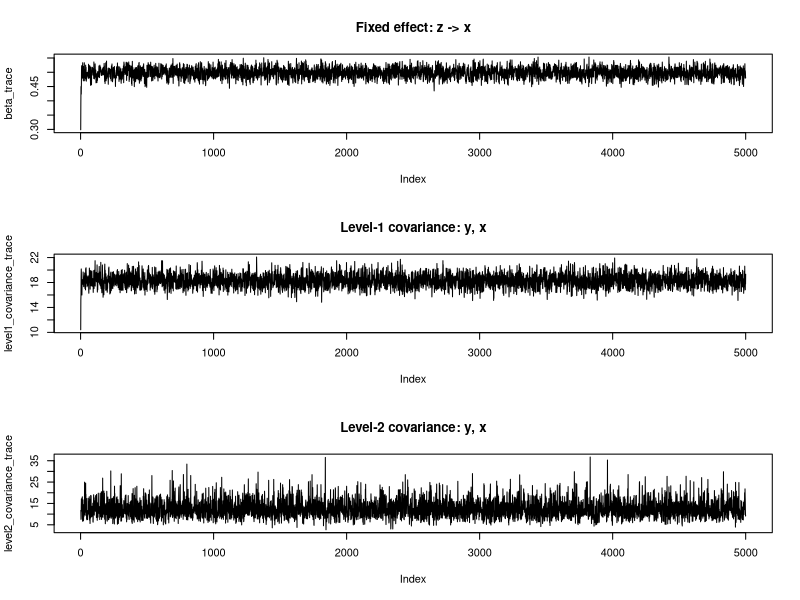
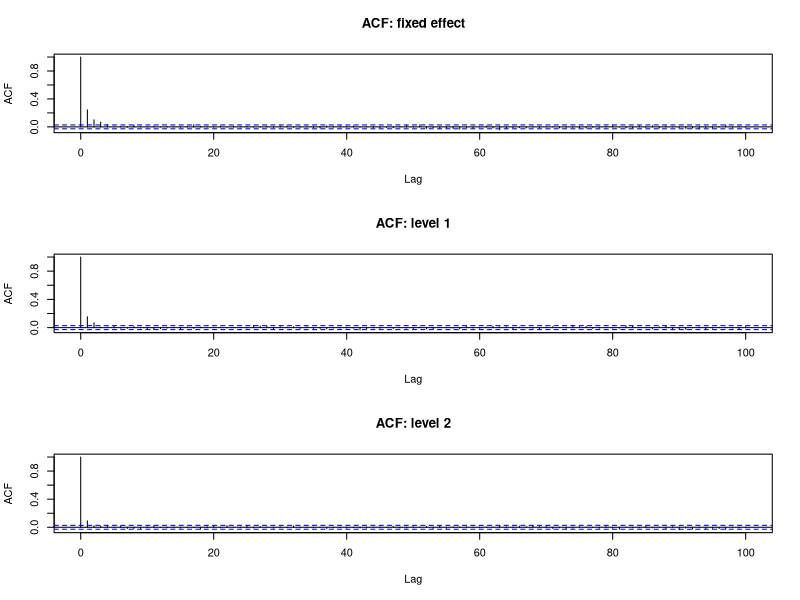

R code for these plots, in order:
# =============================================================================
# JOMO: SIMPLE MULTILEVEL MULTIPLE IMPUTATION EXAMPLE
# -----------------------------------------------------------------------------
# This version is designed to be run line-by-line, like the SMC-FCS example.
# It uses one MAR scenario and contains no user-written functions.
#
# The purpose is not just to obtain an answer. Each section isolates one stage
# of the multiple-imputation workflow so a new user can see the distinction
# between:
#   1. creating an imputation model,
#   2. checking the MCMC algorithm,
#   3. drawing several completed datasets,
#   4. fitting the substantive analysis model, and
#   5. pooling the analysis results with Rubin's rules.
#
# Run one numbered section at a time and inspect the objects it creates. The
# comments explain both what each line does and what a sensible result should
# look like.
#
# Required packages: jomo, lme4, mitml, coda
# =============================================================================

library(jomo)
library(lme4)
library(mitml)
library(coda)

set.seed(42)

# When the script is run with source(), sys.frame(1)$ofile contains the path to
# jomo_demo.R. This anchors the output folder beside the script rather than in
# whatever parent folder happens to be the current working directory.
if (sys.nframe() > 0 && !is.null(sys.frame(1)$ofile)) {
  project_directory <- dirname(normalizePath(sys.frame(1)$ofile))
} else {
  # Fallback when commands are run individually in the console.
  project_directory <- getwd()
}

output_directory <- file.path(project_directory, "jomo_example_output")
dir.create(output_directory, showWarnings = FALSE)

cat("\nJOMO example output folder:\n")
cat(normalizePath(output_directory), "\n")


# =============================================================================
# 1. BUILD A COMPLETE CLUSTERED DATASET
# -----------------------------------------------------------------------------
# There are 40 clusters with 25 people in each cluster, giving 1,000 rows.
# Think of a cluster as a school, clinic, neighborhood, or survey PSU, and each
# row as a person within that cluster. The people are the level-1 units and the
# clusters are the level-2 units.
#
# Both x and y contain cluster-specific random effects. Everyone in a cluster
# shares the same cluster effect, which makes observations within that cluster
# more alike than observations from different clusters. This is the dependence
# structure that motivates multilevel rather than single-level imputation.
#
# The final analysis model is:
#
#   y ~ x + z + (1 | cluster_id)
#
# The data-generating equations are approximately:
#
#   x_ij = 0.5*z_ij + cluster effect for x + individual error
#
#   y_ij = 2 + 0.8*x_ij + 1.5*z_ij
#          + cluster effect for y + individual error
#
# The subscript i represents a person and j represents a cluster. The true
# conditional coefficient of x in the y model is 0.8. Because the dataset is a
# random finite sample, the complete-data fitted estimate will be near 0.8 but
# will not normally equal it exactly.
# =============================================================================

n_clusters <- 40
people_per_cluster <- 25
n <- n_clusters * people_per_cluster

cluster_number <- rep(1:n_clusters, each = people_per_cluster)
cluster_id <- factor(cluster_number)

cluster_effect_x <- rnorm(n_clusters, mean = 0, sd = 3)
cluster_effect_y <- rnorm(n_clusters, mean = 0, sd = 4)

z <- rnorm(n, mean = 50, sd = 10)

x <- 0.5 * z +
  cluster_effect_x[cluster_number] +
  rnorm(n, mean = 0, sd = 5)

y <- 2 + 0.8 * x + 1.5 * z +
  cluster_effect_y[cluster_number] +
  rnorm(n, mean = 0, sd = 3)

# smoke is used only in the optional categorical section at the end.
p_smoke <- plogis(-0.5 + 0.03 * (z - 50) + 0.04 * (x - mean(x)))
smoke <- factor(
  rbinom(n, size = 1, prob = p_smoke),
  levels = c(0, 1),
  labels = c("no", "yes")
)

full <- data.frame(cluster_id, x, y, z, smoke)

cat("\n=== Section 1: complete clustered dataset ===\n")
print(head(full))
cat("\nRows:", nrow(full),
    "| clusters:", nlevels(full$cluster_id),
    "| observations per cluster:", people_per_cluster, "\n")

# The complete-data analysis is our best benchmark for this particular sample.
# The number 0.8 is the population-generating parameter, while complete_beta_x
# is what we would have estimated if no x values had been deleted. Later, JOMO
# should recover the complete-data result as closely as possible while also
# accounting for uncertainty about the missing values.
true_beta_x <- 0.8

complete_model <- lmer(
  y ~ x + z + (1 | cluster_id),
  data = full,
  REML = FALSE
)

complete_beta_x <- fixef(complete_model)["x"]
complete_se_x <- sqrt(vcov(complete_model)["x", "x"])

cat("\nGenerating beta_x:", true_beta_x, "\n")
cat("Complete-data estimate:", round(complete_beta_x, 3), "\n")


# =============================================================================
# 2. MAKE x MISSING UNDER MAR
# -----------------------------------------------------------------------------
# We deliberately hide some x values so that the original values remain known
# to us for evaluation. In real data, the missing values would be unknown.
#
# The probability that x is missing depends on y and z. Both variables remain
# fully observed. Therefore, once we condition on y and z, the missingness does
# not depend on the unseen value of x; this is a Missing At Random (MAR)
# mechanism.
#
# y receives most of the weight in mar_score. Consequently, missingness is
# related to the outcome, which can make complete-case analysis less reliable.
# JOMO is given both y and z and can use that information during imputation.
#
# scale() standardizes y and z before combining them so that their different
# units do not determine their influence. plogis() converts the score into a
# probability between zero and one. The intercept of -1 produces approximately
# 30% missingness, although the realized percentage varies randomly.
# =============================================================================

mar_score <- 0.85 * as.numeric(scale(y)) +
  0.15 * as.numeric(scale(z))

p_x_missing <- plogis(-1 + mar_score)
remove_x <- runif(n) < p_x_missing

dat_mar <- full
dat_mar$x[remove_x] <- NA

cat("\nMissing x:", sum(is.na(dat_mar$x)), "of", n, "rows\n")
cat("Percent missing:", round(100 * mean(is.na(dat_mar$x)), 1), "%\n")


# =============================================================================
# 3. WHAT JOMO IS DOING
# -----------------------------------------------------------------------------
# JOMO stands for Joint Modelling Multiple Imputation. The word "joint" is the
# key distinction. MICE generally cycles through variables and specifies a
# separate conditional regression for each incomplete variable. JOMO instead
# assumes that the variables in Y arise together from one multivariate model.
#
# Here, y and x are modeled jointly. Although y is complete, its covariance
# with x helps JOMO predict the missing x values. In other words, y does not
# need to be missing to be useful inside Y.
#
# Supplying cluster membership tells JOMO to estimate both within-cluster and
# between-cluster variation. The joint model can be summarized as:
#
#   (y_ij, x_ij)' = fixed effects of z + cluster random effects + residuals
#
# JOMO estimates covariance matrices for both the cluster random effects and
# the individual residuals. Those covariance matrices describe how y and x
# move together within clusters and between clusters.
#
# Estimation uses Markov chain Monte Carlo (MCMC). Conceptually, each iteration
# cycles through draws of:
#   - the missing x values given the current parameters and observed data;
#   - fixed-effect coefficients;
#   - cluster-specific random effects;
#   - within-cluster and between-cluster covariance matrices.
#
# Repeating these steps creates a Markov chain whose stable distribution is the
# posterior distribution under the joint model. Final imputations are draws
# from that distribution rather than single deterministic predictions.
#
# JOMO only creates the completed datasets. It does not by itself produce the
# final substantive coefficient of x. We obtain that coefficient later by
# fitting the analysis model to every completed dataset and pooling the fits.
# =============================================================================


# =============================================================================
# 4. CREATE THE JOMO INPUTS
# -----------------------------------------------------------------------------
# Native JOMO does not use one analysis-style formula. Instead, we explicitly
# construct the pieces of the joint imputation model.
#
# Y = variables modeled jointly. Missing values are allowed in Y. x belongs
#     here because it is incomplete. y also belongs here because its covariance
#     with x supplies predictive information about the missing x values.
#
# X = fully observed fixed-effect predictors for the joint outcomes. We include
#     an explicit intercept and z. Missing values are not allowed in X because
#     JOMO conditions on these predictors rather than imputing them in this
#     model. x is not placed in X because it is itself an incomplete joint
#     outcome.
#
# clus = one cluster identifier per row. Supplying clus activates JOMO's
#        two-level model and allows different clusters to have different random
#        intercepts.
#
# JOMO also has an argument called Z for the random-effect design matrix. We
# omit it here, so JOMO uses a column of ones: a random intercept for y and a
# random intercept for x. A more advanced model could supply Z to request
# random slopes.
# =============================================================================

Y <- data.frame(
  y = dat_mar$y,
  x = dat_mar$x
)

X <- data.frame(
  intercept = rep(1, n),
  z = dat_mar$z
)

clus <- data.frame(
  cluster_id = dat_mar$cluster_id
)

cat("\n=== Section 4: JOMO input dimensions ===\n")
cat("Y:", nrow(Y), "rows x", ncol(Y), "joint outcomes\n")
cat("X:", nrow(X), "rows x", ncol(X), "fixed-effect columns\n")
cat("Clusters:", length(unique(clus$cluster_id)), "\n")

# Expected dimensions are 1,000 x 2 for both Y and X, with 40 clusters. When
# the sampler runs, JOMO should report jomo1rancon: "ran" indicates random
# effects and "con" indicates that all joint outcomes are continuous.


# =============================================================================
# 5. CHECK MCMC CONVERGENCE
# -----------------------------------------------------------------------------
# Before using draws as imputations, we need evidence that the Markov chain has
# reached a stable region and is mixing adequately. If the chain is still
# drifting from its starting values, the resulting imputations may depend too
# heavily on initialization rather than the intended posterior distribution.
#
# jomo.MCMCchain() runs the same underlying sampler used for imputation but
# returns its parameter history for diagnostic inspection. It does not create
# the final five completed datasets used in the analysis.
#
# JOMO estimates many parameters, so a full analysis should inspect several of
# them. For a manageable teaching example, we select three representative
# chains:
#   - beta_trace: a fixed effect describing the relationship between z and x;
#   - level1_covariance_trace: association between y and x among individuals
#     after accounting for fixed effects and cluster random effects;
#   - level2_covariance_trace: association between the cluster random effects
#     for y and x.
#
# Covariance parameters are included because they can mix more slowly than
# ordinary regression coefficients and are central to multilevel imputation.
# =============================================================================

set.seed(500)

diagnostic_chain <- jomo.MCMCchain(
  Y = Y,
  X = X,
  clus = clus,
  nburn = 5000,
  output = 0
)

beta_trace <- as.numeric(
  diagnostic_chain$collectbeta["z", "x", ]
)

level1_covariance_trace <- as.numeric(
  diagnostic_chain$collectomega["y", "x", ]
)

level2_covariance_trace <- as.numeric(
  diagnostic_chain$collectcovu["y*Z1", "x*Z1", ]
)

# A trace plot displays the sampled parameter value at every iteration. A
# reassuring chain resembles a stable, irregular band: it moves around its
# typical value without a continuing upward trend, downward trend, or long
# periods stuck at one value. The band does not need to be perfectly smooth.
trace_plot_file <- file.path(
  output_directory,
  "jomo_trace_plots_MAR.png"
)

png(trace_plot_file, width = 1200, height = 900, res = 120)
par(mfrow = c(3, 1))
plot(beta_trace, type = "l", main = "Fixed effect: z -> x")
plot(level1_covariance_trace, type = "l", main = "Level-1 covariance: y, x")
plot(level2_covariance_trace, type = "l", main = "Level-2 covariance: y, x")
dev.off()

# An autocorrelation function (ACF) plot measures how strongly a draw is related
# to earlier draws. High autocorrelation at many lags means that the chain is
# moving slowly and contains less independent information. We want the bars to
# decline toward zero. This helps choose nbetween, the number of MCMC updates
# separating two saved completed datasets.
acf_plot_file <- file.path(
  output_directory,
  "jomo_acf_plots_MAR.png"
)

png(acf_plot_file, width = 1200, height = 900, res = 120)
par(mfrow = c(3, 1))
acf(beta_trace, lag.max = 100, main = "ACF: fixed effect")
acf(level1_covariance_trace, lag.max = 100, main = "ACF: level 1")
acf(level2_covariance_trace, lag.max = 100, main = "ACF: level 2")
dev.off()

cat("\n=== Section 5: saved MCMC diagnostics ===\n")
cat("Trace plots:", normalizePath(trace_plot_file), "\n")
cat("ACF plots  :", normalizePath(acf_plot_file), "\n")
cat("Trace file exists:", file.exists(trace_plot_file), "\n")
cat("ACF file exists  :", file.exists(acf_plot_file), "\n")

# The Geweke diagnostic compares the mean of an early portion of a chain with
# the mean of a later portion and reports a standardized z-score. A value within
# roughly -1.96 to 1.96 is a useful screen for stability. It is not proof of
# convergence: it examines only one chain at a time and can miss problems that
# are visible in the trace or ACF plots. The numerical result and plots should
# therefore be interpreted together.
geweke_results <- c(
  fixed_effect = geweke.diag(mcmc(beta_trace))$z,
  level1_covariance = geweke.diag(mcmc(level1_covariance_trace))$z,
  level2_covariance = geweke.diag(mcmc(level2_covariance_trace))$z
)

cat("\nGeweke z-scores:\n")
print(round(geweke_results, 3))


# =============================================================================
# 6. CREATE FIVE IMPUTED DATASETS
# -----------------------------------------------------------------------------
# This is the actual multiple-imputation run. Its three most important tuning
# arguments have different jobs:
#
# nburn = MCMC iterations completed before the first imputation is retained.
#         These early iterations allow the sampler to move away from its
#         starting values. They are not treated as completed datasets.
#
# nbetween = MCMC iterations separating successive saved imputations. Spacing
#            reduces dependence between the completed datasets. The ACF plots
#            provide information for this choice.
#
# nimp = number of completed datasets retained. Each dataset contains a
#        different plausible draw for every missing value. Five is convenient
#        for learning, but a final study would usually use more to reduce Monte
#        Carlo error in the pooled estimates and FMI.
#
# meth = "common" assumes that the level-1 residual covariance matrix is shared
# across clusters. This is a simpler and more stable choice for the toy example.
# It does not mean that every cluster has the same random intercept.
# =============================================================================

set.seed(600)

imputed_long <- jomo(
  Y = Y,
  X = X,
  clus = clus,
  nburn = 1000,
  nbetween = 1000,
  nimp = 5,
  meth = "common",
  output = 0
)

# JOMO returns a stacked, or long-format, object. Imputation 0 reproduces the
# original incomplete data, while Imputations 1-5 contain completed versions.
# With 1,000 original observations, each label should therefore appear 1,000
# times. The completed datasets agree on observed values but may disagree on
# imputed values.
cat("\n=== Section 6: rows in each JOMO dataset ===\n")
print(table(imputed_long$Imputation))

# jomo2mitml.list() converts that stacked output into a more analysis-friendly
# list, analogous to the imputation-list object used in the SMC-FCS example.
# Each list element is one ordinary completed data frame.
imputed_sets <- jomo2mitml.list(imputed_long)

imp1 <- imputed_sets[[1]]
imp2 <- imputed_sets[[2]]
imp3 <- imputed_sets[[3]]
imp4 <- imputed_sets[[4]]
imp5 <- imputed_sets[[5]]


# =============================================================================
# 7. INSPECT, ANALYZE, AND POOL
# -----------------------------------------------------------------------------
# Multiple imputation is not finished when JOMO returns five datasets. We must:
#   1. verify that the completed data behave as intended;
#   2. fit the same substantive model in every dataset; and
#   3. combine those model results rather than choosing one completed dataset.
#
# Two basic integrity checks come first. Every originally missing x should be
# filled, and every originally observed x should remain exactly unchanged.
# JOMO is meant to replace NAs, not revise known measurements.
# =============================================================================

missing_rows <- which(is.na(dat_mar$x))
observed_rows <- which(!is.na(dat_mar$x))

# Each row below corresponds to one originally missing x cell, and each column
# is its value in a different imputation. The columns should not be identical.
# Their disagreement is intentional: it represents uncertainty about what the
# missing value could have been given y, z, and the cluster structure.
x_imputations <- cbind(
  imputation_1 = imp1$x[missing_rows],
  imputation_2 = imp2$x[missing_rows],
  imputation_3 = imp3$x[missing_rows],
  imputation_4 = imp4$x[missing_rows],
  imputation_5 = imp5$x[missing_rows]
)

cat("\n=== Section 7: first missing x values across imputations ===\n")
print(head(round(x_imputations, 2)))

# Expected results are TRUE and 0. A nonzero change to observed x would indicate
# that the extraction or row alignment needs investigation. A tiny value caused
# only by floating-point representation could be harmless, but JOMO normally
# retains observed values exactly.
all_x_filled <- all(!is.na(x_imputations))

largest_change_to_observed_x <- max(abs(c(
  imp1$x[observed_rows] - dat_mar$x[observed_rows],
  imp2$x[observed_rows] - dat_mar$x[observed_rows],
  imp3$x[observed_rows] - dat_mar$x[observed_rows],
  imp4$x[observed_rows] - dat_mar$x[observed_rows],
  imp5$x[observed_rows] - dat_mar$x[observed_rows]
)))

cat("\nAll missing x values filled:", all_x_filled, "\n")
cat("Largest change to an observed x:",
    format(largest_change_to_observed_x, scientific = FALSE), "\n")

# We now fit the substantive model (the model answering the scientific
# question) to all five datasets. It must be identical across imputations.
# Changing the formula from one dataset to another would make pooling
# meaningless. JOMO names the cluster variable clus in its completed output,
# so the random-intercept term uses (1 | clus) here.
models <- with(
  imputed_sets,
  lmer(y ~ x + z + (1 | clus), REML = FALSE)
)

# This distinction is important: JOMO's direct output is imputed data, not the
# final beta_x. The five lmer models estimate beta_x. Rubin's rules then combine
# those five estimates into the result attributed to the JOMO workflow.
# testEstimates() performs package-based pooling for all fixed effects and
# reports pooled estimates, standard errors, degrees of freedom, relative
# increases in variance, and fractions of missing information.
pooled_models <- testEstimates(models)

cat("\n=== Package-pooled model results ===\n")
print(pooled_models)

# We also extract beta_x and its estimated sampling variance from every model so
# the pooling calculation is visible rather than hidden inside testEstimates().
beta_x_each <- c(
  fixef(models[[1]])["x"],
  fixef(models[[2]])["x"],
  fixef(models[[3]])["x"],
  fixef(models[[4]])["x"],
  fixef(models[[5]])["x"]
)

variance_x_each <- c(
  vcov(models[[1]])["x", "x"],
  vcov(models[[2]])["x", "x"],
  vcov(models[[3]])["x", "x"],
  vcov(models[[4]])["x", "x"],
  vcov(models[[5]])["x", "x"]
)

cat("\nThe five x estimates before pooling:\n")
print(round(beta_x_each, 4))

# Rubin's rules use four central quantities:
#
# Qbar = average of the five beta_x estimates.
# Ubar = average variance within the five fitted models.
# B    = variance of beta_x across the five imputations.
# T    = Ubar + (1 + 1/m)*B, the total pooled variance.
#
# Ubar represents ordinary complete-data sampling uncertainty. B represents
# additional uncertainty caused by not knowing the missing x values. The pooled
# standard error is sqrt(T), so a single imputation would generally understate
# uncertainty by omitting the between-imputation component.
m <- length(beta_x_each)
Qbar <- mean(beta_x_each)
Ubar <- mean(variance_x_each)
B <- var(beta_x_each)
total_variance <- Ubar + (1 + 1 / m) * B
jomo_pooled_se <- sqrt(total_variance)

if (B > .Machine$double.eps) {
  relative_increase <- ((1 + 1 / m) * B) / Ubar
  jomo_df <- (m - 1) * (1 + 1 / relative_increase)^2
  jomo_fmi <- (relative_increase + 2 / (jomo_df + 3)) /
    (relative_increase + 1)
  critical_value <- qt(0.975, df = jomo_df)
} else {
  jomo_df <- Inf
  jomo_fmi <- 0
  critical_value <- qnorm(0.975)
}

jomo_ci <- Qbar + c(-1, 1) * critical_value * jomo_pooled_se

cat("\nExplicit JOMO result for the x coefficient:\n")
cat("JOMO pooled beta_x:", round(Qbar, 4), "\n")
cat("Pooled SE         :", round(jomo_pooled_se, 4), "\n")
cat("95% CI            :", round(jomo_ci[1], 4), "to",
    round(jomo_ci[2], 4), "\n")
cat("Degrees of freedom:", round(jomo_df, 2), "\n")
cat("FMI               :", round(jomo_fmi, 3), "\n")

# Finally, compare three analyses:
#   - complete data: the benchmark before x was hidden;
#   - complete case: uses only rows where x remained observed;
#   - JOMO pooled: uses all rows after multiple imputation and carries the
#     imputation uncertainty into its standard error.
#
# The generating value 0.8 is the population target. The complete-data estimate
# is the fairest benchmark for judging missing-data recovery in this particular
# realized sample.
complete_cases <- dat_mar[!is.na(dat_mar$x), ]

complete_case_model <- lmer(
  y ~ x + z + (1 | cluster_id),
  data = complete_cases,
  REML = FALSE
)

complete_case_beta_x <- unname(fixef(complete_case_model)["x"])
complete_case_se_x <- sqrt(vcov(complete_case_model)["x", "x"])

complete_ci <- unname(complete_beta_x) +
  c(-1, 1) * qnorm(0.975) * complete_se_x
complete_case_ci <- complete_case_beta_x +
  c(-1, 1) * qnorm(0.975) * complete_case_se_x

results_table <- data.frame(
  method = c("complete data", "complete case", "JOMO pooled"),
  beta_x = c(unname(complete_beta_x), complete_case_beta_x, Qbar),
  se = c(complete_se_x, complete_case_se_x, jomo_pooled_se),
  df = c(NA, NA, jomo_df),
  fmi = c(NA, NA, jomo_fmi),
  ci_low = c(complete_ci[1], complete_case_ci[1], jomo_ci[1]),
  ci_high = c(complete_ci[2], complete_case_ci[2], jomo_ci[2]),
  bias_from_0.8 = c(
    unname(complete_beta_x) - true_beta_x,
    complete_case_beta_x - true_beta_x,
    Qbar - true_beta_x
  ),
  difference_from_complete = c(
    0,
    complete_case_beta_x - unname(complete_beta_x),
    Qbar - unname(complete_beta_x)
  )
)

display_results <- results_table
display_results[, -1] <- round(display_results[, -1], 4)

cat("\n=== FINAL COMPARISON: generating beta_x = 0.8 ===\n")
print(display_results, row.names = FALSE)

results_file <- file.path(output_directory, "jomo_x_coefficient_results.csv")
write.csv(results_table, results_file, row.names = FALSE)
cat("\nSaved coefficient results:", normalizePath(results_file), "\n")

# What we want to see:
#   - pooled x is reasonably close to the complete-data estimate and 0.8;
#   - its confidence interval includes the complete-data estimate and ideally 0.8;
#   - the five imputations differ, so between-imputation uncertainty is retained.
#
# FMI is the fraction of inferential uncertainty attributable to missing
# information. It is not simply the percentage of x values that are missing.
# One toy dataset demonstrates the process; repeated simulations would be
# required to estimate bias, efficiency, and confidence-interval coverage.


# =============================================================================
# 8. OPTIONAL: ADD AN INCOMPLETE BINARY VARIABLE
# -----------------------------------------------------------------------------
# This section shows why JOMO is useful when a multilevel dataset mixes variable
# types. We retain incomplete continuous x and additionally remove about 20% of
# the binary smoke values. y, x, and smoke are placed in the same Y object so
# JOMO can preserve their joint relationships while imputing both incomplete
# variables.
#
# JOMO should now select jomo1ranmix: "mix" indicates a mixture of continuous
# and categorical outcomes. It cannot model a factor with an ordinary normal
# distribution directly. Instead, it assumes an unobserved continuous latent
# variable underlying smoke. Values on one side of a threshold correspond to
# "no" and values on the other side correspond to "yes." JOMO samples on that
# latent scale and then converts draws back into the observed categories.
#
# If output is changed to 1, smoke.1 coefficients are on the latent-normal
# scale, not a logistic-regression scale. Its level-1 variance is fixed at 1
# for identification because the scale of an unobserved latent variable cannot
# otherwise be uniquely determined. That fixed value is expected rather than a
# warning sign.
#
# The goal is not to guess every hidden person's smoking status correctly. A
# valid multiple-imputation procedure should reproduce the distribution and
# relationships of smoking while expressing uncertainty through differences
# among completed datasets.
# =============================================================================

mixed_data <- dat_mar
smoke_truth <- mixed_data$smoke

set.seed(800)
remove_smoke <- runif(n) < 0.20
mixed_data$smoke[remove_smoke] <- NA

Y_mixed <- data.frame(
  y = mixed_data$y,
  x = mixed_data$x,
  smoke = mixed_data$smoke
)

set.seed(801)

imputed_mixed_long <- jomo(
  Y = Y_mixed,
  X = X,
  clus = clus,
  nburn = 1000,
  nbetween = 1000,
  nimp = 5,
  meth = "common",
  output = 0
)

mixed_sets <- jomo2mitml.list(imputed_mixed_long)

mixed1 <- mixed_sets[[1]]
mixed2 <- mixed_sets[[2]]
mixed3 <- mixed_sets[[3]]
mixed4 <- mixed_sets[[4]]
mixed5 <- mixed_sets[[5]]

observed_smoke_rows <- which(!is.na(mixed_data$smoke))

# Both checks should be TRUE.
all_smoke_filled <-
  !anyNA(mixed1$smoke) && !anyNA(mixed2$smoke) &&
  !anyNA(mixed3$smoke) && !anyNA(mixed4$smoke) &&
  !anyNA(mixed5$smoke)

observed_smoke_unchanged <-
  all(as.character(mixed1$smoke[observed_smoke_rows]) ==
        as.character(smoke_truth[observed_smoke_rows])) &&
  all(as.character(mixed2$smoke[observed_smoke_rows]) ==
        as.character(smoke_truth[observed_smoke_rows])) &&
  all(as.character(mixed3$smoke[observed_smoke_rows]) ==
        as.character(smoke_truth[observed_smoke_rows])) &&
  all(as.character(mixed4$smoke[observed_smoke_rows]) ==
        as.character(smoke_truth[observed_smoke_rows])) &&
  all(as.character(mixed5$smoke[observed_smoke_rows]) ==
        as.character(smoke_truth[observed_smoke_rows]))

cat("\n=== Section 8: categorical-imputation checks ===\n")
cat("All missing smoke values filled:", all_smoke_filled, "\n")
cat("Observed smoke values unchanged:", observed_smoke_unchanged, "\n")

# Because this is simulated data, smoke_truth retains the values that were
# deliberately hidden. We compare the true complete distribution with each
# completed dataset. In a real NHANES analysis, the hidden truth would not be
# available; comparisons would instead use observed distributions, scientific
# plausibility, relationships with other variables, and sensitivity checks.
smoke_levels <- levels(smoke_truth)

smoke_distribution_comparison <- rbind(
  complete_truth = prop.table(table(
    factor(smoke_truth, levels = smoke_levels)
  )),
  imputation_1 = prop.table(table(
    factor(mixed1$smoke, levels = smoke_levels)
  )),
  imputation_2 = prop.table(table(
    factor(mixed2$smoke, levels = smoke_levels)
  )),
  imputation_3 = prop.table(table(
    factor(mixed3$smoke, levels = smoke_levels)
  )),
  imputation_4 = prop.table(table(
    factor(mixed4$smoke, levels = smoke_levels)
  )),
  imputation_5 = prop.table(table(
    factor(mixed5$smoke, levels = smoke_levels)
  ))
)

smoke_distribution_comparison <- rbind(
  smoke_distribution_comparison,
  mean_imputation = colMeans(smoke_distribution_comparison[2:6, ])
)

cat("\nSmoking distribution: truth versus completed datasets\n")
print(round(smoke_distribution_comparison, 3))

# The full-sample distribution is dominated by the 80% of smoke values that
# were never missing. Therefore, we also focus only on the deliberately hidden
# rows. Their imputed "yes" proportions should fluctuate around the true hidden
# proportion rather than reproduce it exactly in every completed dataset.
hidden_smoke_recovery <- c(
  complete_truth = mean(smoke_truth[remove_smoke] == "yes"),
  imputation_1 = mean(mixed1$smoke[remove_smoke] == "yes"),
  imputation_2 = mean(mixed2$smoke[remove_smoke] == "yes"),
  imputation_3 = mean(mixed3$smoke[remove_smoke] == "yes"),
  imputation_4 = mean(mixed4$smoke[remove_smoke] == "yes"),
  imputation_5 = mean(mixed5$smoke[remove_smoke] == "yes")
)

cat("\nProportion 'yes' among deliberately hidden rows\n")
print(round(hidden_smoke_recovery, 3))

smoke_results_file <- file.path(
  output_directory,
  "jomo_smoke_distribution_results.csv"
)
write.csv(
  smoke_distribution_comparison,
  smoke_results_file,
  row.names = TRUE
)
cat("Saved smoking results:", normalizePath(smoke_results_file), "\n")

# What we want to see:
#   - JOMO selects jomo1ranmix;
#   - all_smoke_filled and observed_smoke_unchanged are TRUE;
#   - the mean completed distribution is close to complete_truth;
#   - hidden-row proportions vary around the hidden truth rather than matching
#     it exactly in every imputation.
# Multiple imputation aims to recover distributions, relationships, and
# uncertainty—not every person's exact hidden category.


# =============================================================================
# 9. NHANES BOUNDARY
# -----------------------------------------------------------------------------
# This example teaches multilevel JOMO mechanics, but it is not yet a complete
# NHANES implementation. A JOMO cluster can resemble an NHANES PSU because it
# represents dependence among people sampled from the same group. However,
# simply setting clus equal to PSU does not automatically incorporate:
#   - NHANES sampling weights;
#   - sampling strata;
#   - the nesting and uniqueness of PSU identifiers across survey cycles;
#   - survey-weighted estimation after imputation; or
#   - structural missingness caused by eligibility and questionnaire routing.
#
# Those features require explicit decisions about the imputation model and the
# final survey analysis. This toy example establishes the JOMO workflow that
# will support those later decisions; it does not settle them.
# =============================================================================

cat("\nDone. JOMO fits one multilevel joint distribution, uses MCMC to draw\n")
cat("plausible missing values, and pools analyses with Rubin's rules.\n")
